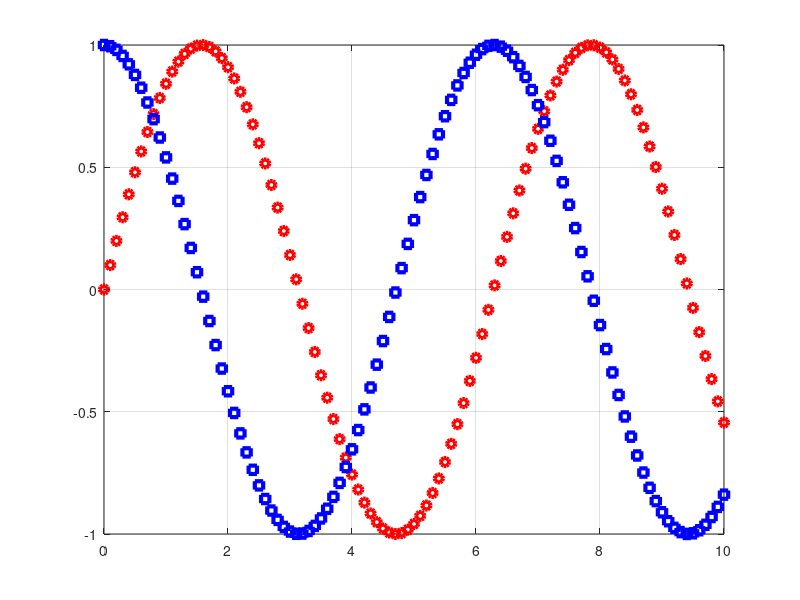

MATLAB code for this plot:
clc; clear;
x = 0:0.1:10;
y = sin(x);
z = cos(x);
plot(x,y, 'or', 'linewidth', 3);
hold on;
plot(x,z, 'sb', 'linewidth', 3);
grid on;